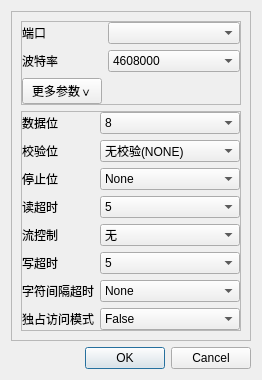
<?xml version="1.0" encoding="UTF-8"?>
<ui version="4.0">
 <class>serialDialog</class>
 <widget class="QDialog" name="serialDialog">
  <property name="geometry">
   <rect>
    <x>0</x>
    <y>0</y>
    <width>330</width>
    <height>356</height>
   </rect>
  </property>
  <property name="sizePolicy">
   <sizepolicy hsizetype="Preferred" vsizetype="Fixed">
    <horstretch>0</horstretch>
    <verstretch>0</verstretch>
   </sizepolicy>
  </property>
  <property name="windowTitle">
   <string>串口设置</string>
  </property>
  <layout class="QVBoxLayout" name="verticalLayout">
   <property name="sizeConstraint">
    <enum>QLayout::SetFixedSize</enum>
   </property>
   <item>
    <widget class="QFrame" name="frame">
     <property name="frameShape">
      <enum>QFrame::StyledPanel</enum>
     </property>
     <property name="frameShadow">
      <enum>QFrame::Raised</enum>
     </property>
     <layout class="QGridLayout" name="gridLayout">
      <item row="3" column="0" colspan="2">
       <widget class="QFrame" name="moreFrame">
        <property name="sizePolicy">
         <sizepolicy hsizetype="Expanding" vsizetype="Preferred">
          <horstretch>0</horstretch>
          <verstretch>0</verstretch>
         </sizepolicy>
        </property>
        <property name="frameShape">
         <enum>QFrame::StyledPanel</enum>
        </property>
        <property name="frameShadow">
         <enum>QFrame::Raised</enum>
        </property>
        <layout class="QGridLayout" name="gridLayout_2">
         <property name="leftMargin">
          <number>0</number>
         </property>
         <property name="topMargin">
          <number>0</number>
         </property>
         <property name="rightMargin">
          <number>0</number>
         </property>
         <property name="bottomMargin">
          <number>0</number>
         </property>
         <item row="6" column="0">
          <widget class="QLabel" name="lb_inter_byte_timeout">
           <property name="sizePolicy">
            <sizepolicy hsizetype="Expanding" vsizetype="Preferred">
             <horstretch>1</horstretch>
             <verstretch>0</verstretch>
            </sizepolicy>
           </property>
           <property name="text">
            <string>字符间隔超时</string>
           </property>
          </widget>
         </item>
         <item row="0" column="0">
          <widget class="QLabel" name="lb_bytesize">
           <property name="sizePolicy">
            <sizepolicy hsizetype="Expanding" vsizetype="Preferred">
             <horstretch>1</horstretch>
             <verstretch>0</verstretch>
            </sizepolicy>
           </property>
           <property name="text">
            <string>数据位</string>
           </property>
          </widget>
         </item>
         <item row="5" column="0">
          <widget class="QLabel" name="lb_write_timeout">
           <property name="sizePolicy">
            <sizepolicy hsizetype="Expanding" vsizetype="Preferred">
             <horstretch>1</horstretch>
             <verstretch>0</verstretch>
            </sizepolicy>
           </property>
           <property name="text">
            <string>写超时</string>
           </property>
          </widget>
         </item>
         <item row="3" column="1">
          <widget class="QComboBox" name="box_timeout">
           <property name="sizePolicy">
            <sizepolicy hsizetype="Expanding" vsizetype="Fixed">
             <horstretch>2</horstretch>
             <verstretch>0</verstretch>
            </sizepolicy>
           </property>
           <property name="currentIndex">
            <number>5</number>
           </property>
           <item>
            <property name="text">
             <string>None</string>
            </property>
           </item>
           <item>
            <property name="text">
             <string>1</string>
            </property>
           </item>
           <item>
            <property name="text">
             <string>2</string>
            </property>
           </item>
           <item>
            <property name="text">
             <string>3</string>
            </property>
           </item>
           <item>
            <property name="text">
             <string>4</string>
            </property>
           </item>
           <item>
            <property name="text">
             <string>5</string>
            </property>
           </item>
          </widget>
         </item>
         <item row="5" column="1">
          <widget class="QComboBox" name="box_write_timeout">
           <property name="sizePolicy">
            <sizepolicy hsizetype="Expanding" vsizetype="Fixed">
             <horstretch>2</horstretch>
             <verstretch>0</verstretch>
            </sizepolicy>
           </property>
           <property name="currentIndex">
            <number>5</number>
           </property>
           <item>
            <property name="text">
             <string>None</string>
            </property>
           </item>
           <item>
            <property name="text">
             <string>1</string>
            </property>
           </item>
           <item>
            <property name="text">
             <string>2</string>
            </property>
           </item>
           <item>
            <property name="text">
             <string>3</string>
            </property>
           </item>
           <item>
            <property name="text">
             <string>4</string>
            </property>
           </item>
           <item>
            <property name="text">
             <string>5</string>
            </property>
           </item>
          </widget>
         </item>
         <item row="0" column="1">
          <widget class="QComboBox" name="box_bytesize">
           <property name="sizePolicy">
            <sizepolicy hsizetype="Expanding" vsizetype="Fixed">
             <horstretch>2</horstretch>
             <verstretch>0</verstretch>
            </sizepolicy>
           </property>
           <property name="currentIndex">
            <number>3</number>
           </property>
           <item>
            <property name="text">
             <string>5</string>
            </property>
           </item>
           <item>
            <property name="text">
             <string>6</string>
            </property>
           </item>
           <item>
            <property name="text">
             <string>7</string>
            </property>
           </item>
           <item>
            <property name="text">
             <string>8</string>
            </property>
           </item>
          </widget>
         </item>
         <item row="1" column="1">
          <widget class="QComboBox" name="box_parity">
           <property name="sizePolicy">
            <sizepolicy hsizetype="Expanding" vsizetype="Fixed">
             <horstretch>2</horstretch>
             <verstretch>0</verstretch>
            </sizepolicy>
           </property>
           <property name="currentIndex">
            <number>0</number>
           </property>
           <item>
            <property name="text">
             <string>无校验(NONE)</string>
            </property>
           </item>
           <item>
            <property name="text">
             <string>奇校验(ODD)</string>
            </property>
           </item>
           <item>
            <property name="text">
             <string>偶校验(EVEN)</string>
            </property>
           </item>
           <item>
            <property name="text">
             <string>1校验(MARK)</string>
            </property>
           </item>
           <item>
            <property name="text">
             <string>0校验(SPACE)</string>
            </property>
           </item>
          </widget>
         </item>
         <item row="2" column="1">
          <widget class="QComboBox" name="box_stopbits">
           <property name="sizePolicy">
            <sizepolicy hsizetype="Expanding" vsizetype="Fixed">
             <horstretch>2</horstretch>
             <verstretch>0</verstretch>
            </sizepolicy>
           </property>
           <property name="currentIndex">
            <number>0</number>
           </property>
           <item>
            <property name="text">
             <string>None</string>
            </property>
           </item>
           <item>
            <property name="text">
             <string>One</string>
            </property>
           </item>
           <item>
            <property name="text">
             <string>OnePointFive</string>
            </property>
           </item>
           <item>
            <property name="text">
             <string>Two</string>
            </property>
           </item>
          </widget>
         </item>
         <item row="4" column="0">
          <widget class="QLabel" name="lb_control">
           <property name="sizePolicy">
            <sizepolicy hsizetype="Expanding" vsizetype="Preferred">
             <horstretch>1</horstretch>
             <verstretch>0</verstretch>
            </sizepolicy>
           </property>
           <property name="text">
            <string>流控制</string>
           </property>
          </widget>
         </item>
         <item row="4" column="1">
          <widget class="QComboBox" name="box_control">
           <property name="sizePolicy">
            <sizepolicy hsizetype="Expanding" vsizetype="Fixed">
             <horstretch>2</horstretch>
             <verstretch>0</verstretch>
            </sizepolicy>
           </property>
           <property name="currentIndex">
            <number>0</number>
           </property>
           <item>
            <property name="text">
             <string>无</string>
            </property>
           </item>
           <item>
            <property name="text">
             <string>软件流控制</string>
            </property>
           </item>
           <item>
            <property name="text">
             <string>硬件(RTS/CTS)控制</string>
            </property>
           </item>
           <item>
            <property name="text">
             <string>硬件(DSR/DTR)控制</string>
            </property>
           </item>
          </widget>
         </item>
         <item row="3" column="0">
          <widget class="QLabel" name="lb_timeout">
           <property name="sizePolicy">
            <sizepolicy hsizetype="Expanding" vsizetype="Preferred">
             <horstretch>1</horstretch>
             <verstretch>0</verstretch>
            </sizepolicy>
           </property>
           <property name="text">
            <string>读超时</string>
           </property>
          </widget>
         </item>
         <item row="2" column="0">
          <widget class="QLabel" name="lb_stopbits">
           <property name="sizePolicy">
            <sizepolicy hsizetype="Expanding" vsizetype="Preferred">
             <horstretch>1</horstretch>
             <verstretch>0</verstretch>
            </sizepolicy>
           </property>
           <property name="text">
            <string>停止位</string>
           </property>
          </widget>
         </item>
         <item row="6" column="1">
          <widget class="QComboBox" name="box_inter_byte_timeout">
           <property name="sizePolicy">
            <sizepolicy hsizetype="Expanding" vsizetype="Fixed">
             <horstretch>2</horstretch>
             <verstretch>0</verstretch>
            </sizepolicy>
           </property>
           <property name="currentIndex">
            <number>0</number>
           </property>
           <item>
            <property name="text">
             <string>None</string>
            </property>
           </item>
           <item>
            <property name="text">
             <string>1</string>
            </property>
           </item>
           <item>
            <property name="text">
             <string>2</string>
            </property>
           </item>
           <item>
            <property name="text">
             <string>3</string>
            </property>
           </item>
           <item>
            <property name="text">
             <string>4</string>
            </property>
           </item>
           <item>
            <property name="text">
             <string>5</string>
            </property>
           </item>
          </widget>
         </item>
         <item row="1" column="0">
          <widget class="QLabel" name="lb_parity">
           <property name="sizePolicy">
            <sizepolicy hsizetype="Expanding" vsizetype="Preferred">
             <horstretch>1</horstretch>
             <verstretch>0</verstretch>
            </sizepolicy>
           </property>
           <property name="text">
            <string>校验位</string>
           </property>
          </widget>
         </item>
         <item row="7" column="0">
          <widget class="QLabel" name="lb_exclusive">
           <property name="sizePolicy">
            <sizepolicy hsizetype="Expanding" vsizetype="Preferred">
             <horstretch>1</horstretch>
             <verstretch>0</verstretch>
            </sizepolicy>
           </property>
           <property name="text">
            <string>独占访问模式</string>
           </property>
          </widget>
         </item>
         <item row="7" column="1">
          <widget class="QComboBox" name="box_exclusive">
           <property name="sizePolicy">
            <sizepolicy hsizetype="Expanding" vsizetype="Fixed">
             <horstretch>2</horstretch>
             <verstretch>0</verstretch>
            </sizepolicy>
           </property>
           <property name="currentIndex">
            <number>0</number>
           </property>
           <item>
            <property name="text">
             <string>False</string>
            </property>
           </item>
           <item>
            <property name="text">
             <string>True</string>
            </property>
           </item>
          </widget>
         </item>
        </layout>
       </widget>
      </item>
      <item row="0" column="0" colspan="2">
       <widget class="QFrame" name="portFrame">
        <property name="sizePolicy">
         <sizepolicy hsizetype="Expanding" vsizetype="Preferred">
          <horstretch>0</horstretch>
          <verstretch>0</verstretch>
         </sizepolicy>
        </property>
        <property name="frameShape">
         <enum>QFrame::StyledPanel</enum>
        </property>
        <property name="frameShadow">
         <enum>QFrame::Raised</enum>
        </property>
        <layout class="QGridLayout" name="gridLayout_3">
         <property name="leftMargin">
          <number>0</number>
         </property>
         <property name="topMargin">
          <number>0</number>
         </property>
         <property name="rightMargin">
          <number>0</number>
         </property>
         <property name="bottomMargin">
          <number>0</number>
         </property>
         <item row="2" column="1">
          <widget class="QComboBox" name="box_baudrate">
           <property name="sizePolicy">
            <sizepolicy hsizetype="Expanding" vsizetype="Fixed">
             <horstretch>2</horstretch>
             <verstretch>0</verstretch>
            </sizepolicy>
           </property>
           <property name="currentIndex">
            <number>2</number>
           </property>
           <item>
            <property name="text">
             <string>9600</string>
            </property>
           </item>
           <item>
            <property name="text">
             <string>115200</string>
            </property>
           </item>
           <item>
            <property name="text">
             <string>4608000</string>
            </property>
           </item>
          </widget>
         </item>
         <item row="0" column="1">
          <widget class="QComboBox" name="box_port">
           <property name="sizePolicy">
            <sizepolicy hsizetype="Expanding" vsizetype="Fixed">
             <horstretch>2</horstretch>
             <verstretch>0</verstretch>
            </sizepolicy>
           </property>
           <property name="maxCount">
            <number>2147483647</number>
           </property>
           <property name="sizeAdjustPolicy">
            <enum>QComboBox::AdjustToContentsOnFirstShow</enum>
           </property>
          </widget>
         </item>
         <item row="0" column="0">
          <widget class="QLabel" name="lb_port">
           <property name="sizePolicy">
            <sizepolicy hsizetype="Expanding" vsizetype="Preferred">
             <horstretch>1</horstretch>
             <verstretch>0</verstretch>
            </sizepolicy>
           </property>
           <property name="text">
            <string>端口</string>
           </property>
          </widget>
         </item>
         <item row="2" column="0">
          <widget class="QLabel" name="lb_baudrate">
           <property name="sizePolicy">
            <sizepolicy hsizetype="Expanding" vsizetype="Preferred">
             <horstretch>1</horstretch>
             <verstretch>0</verstretch>
            </sizepolicy>
           </property>
           <property name="text">
            <string>波特率</string>
           </property>
          </widget>
         </item>
         <item row="3" column="0">
          <widget class="QPushButton" name="btn_more">
           <property name="sizePolicy">
            <sizepolicy hsizetype="Expanding" vsizetype="Fixed">
             <horstretch>1</horstretch>
             <verstretch>0</verstretch>
            </sizepolicy>
           </property>
           <property name="text">
            <string>更多参数∨</string>
           </property>
          </widget>
         </item>
         <item row="3" column="1">
          <spacer name="horizontalSpacer">
           <property name="orientation">
            <enum>Qt::Horizontal</enum>
           </property>
           <property name="sizeHint" stdset="0">
            <size>
             <width>40</width>
             <height>20</height>
            </size>
           </property>
          </spacer>
         </item>
        </layout>
       </widget>
      </item>
     </layout>
    </widget>
   </item>
   <item>
    <widget class="QDialogButtonBox" name="buttonBox">
     <property name="orientation">
      <enum>Qt::Horizontal</enum>
     </property>
     <property name="standardButtons">
      <set>QDialogButtonBox::Cancel|QDialogButtonBox::Ok</set>
     </property>
    </widget>
   </item>
  </layout>
 </widget>
 <resources/>
 <connections>
  <connection>
   <sender>buttonBox</sender>
   <signal>accepted()</signal>
   <receiver>serialDialog</receiver>
   <slot>accept()</slot>
   <hints>
    <hint type="sourcelabel">
     <x>248</x>
     <y>254</y>
    </hint>
    <hint type="destinationlabel">
     <x>157</x>
     <y>274</y>
    </hint>
   </hints>
  </connection>
  <connection>
   <sender>buttonBox</sender>
   <signal>rejected()</signal>
   <receiver>serialDialog</receiver>
   <slot>reject()</slot>
   <hints>
    <hint type="sourcelabel">
     <x>316</x>
     <y>260</y>
    </hint>
    <hint type="destinationlabel">
     <x>286</x>
     <y>274</y>
    </hint>
   </hints>
  </connection>
 </connections>
</ui>
